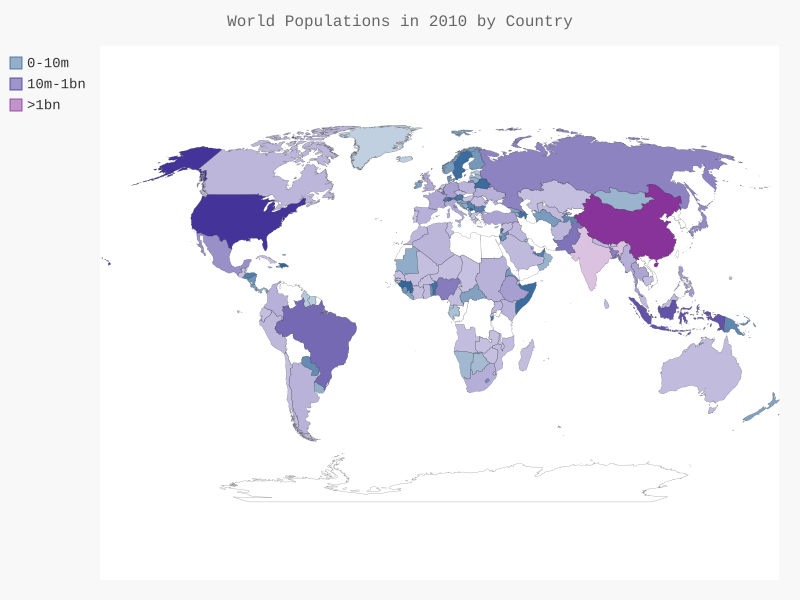

Source code (Python):
import json
import pygal
from pygal.style import LightColorizedStyle, RotateStyle
from country_codes import get_country_code

# load the data into a list.
filename = '/media/jeremy/ExtraDrive1/python_cc/pcc/chapter_16/population_data.json'
with open(filename) as f:
	pop_data = json.load(f)

# Build a dictionary of population Data
cc_populations = {}
for pop_dict in pop_data:
	if pop_dict['Year'] == '2010':
		country_name = pop_dict['Country Name']
		population = int(float(pop_dict['Value']))
		code = get_country_code(country_name)
		if code:
			cc_populations[code] = population

cc_pops_1,cc_pops_2,cc_pops_3 = {},{},{}
for cc, pop in cc_populations.items():
	if pop < 10000000:
		cc_pops_1[cc] = pop
	elif pop < 1000000000:
		cc_pops_2[cc] = pop
	else:
		cc_pops_3[cc] = pop
		

wm_style = RotateStyle('#336699',base_style = LightColorizedStyle)
wm = pygal.maps.world.World(style = wm_style)
wm.title = 'World Populations in 2010 by Country'
wm.add('0-10m', cc_pops_1)
wm.add('10m-1bn', cc_pops_2)
wm.add('>1bn', cc_pops_3)

wm.render_to_file('world_population.svg')		
